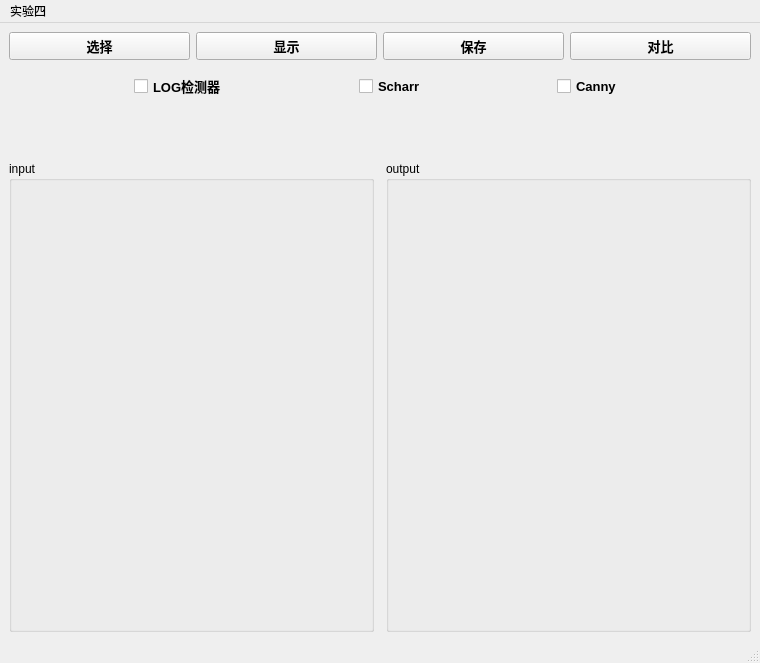
<?xml version="1.0" encoding="UTF-8"?>
<ui version="4.0">
 <class>MainWindow</class>
 <widget class="QMainWindow" name="MainWindow">
  <property name="geometry">
   <rect>
    <x>0</x>
    <y>0</y>
    <width>760</width>
    <height>663</height>
   </rect>
  </property>
  <property name="minimumSize">
   <size>
    <width>0</width>
    <height>3</height>
   </size>
  </property>
  <property name="windowTitle">
   <string>MainWindow</string>
  </property>
  <widget class="QWidget" name="centralwidget">
   <layout class="QHBoxLayout" name="horizontalLayout_4">
    <item>
     <layout class="QVBoxLayout" name="verticalLayout_4">
      <item>
       <layout class="QVBoxLayout" name="verticalLayout">
        <item>
         <layout class="QHBoxLayout" name="horizontalLayout_3">
          <item>
           <widget class="QPushButton" name="select">
            <property name="minimumSize">
             <size>
              <width>0</width>
              <height>0</height>
             </size>
            </property>
            <property name="font">
             <font>
              <pointsize>10</pointsize>
              <weight>75</weight>
              <bold>true</bold>
             </font>
            </property>
            <property name="text">
             <string>选择</string>
            </property>
           </widget>
          </item>
          <item>
           <widget class="QPushButton" name="show1">
            <property name="minimumSize">
             <size>
              <width>0</width>
              <height>0</height>
             </size>
            </property>
            <property name="font">
             <font>
              <pointsize>10</pointsize>
              <weight>75</weight>
              <bold>true</bold>
             </font>
            </property>
            <property name="text">
             <string>显示</string>
            </property>
           </widget>
          </item>
          <item>
           <widget class="QPushButton" name="save">
            <property name="minimumSize">
             <size>
              <width>0</width>
              <height>0</height>
             </size>
            </property>
            <property name="font">
             <font>
              <pointsize>10</pointsize>
              <weight>75</weight>
              <bold>true</bold>
             </font>
            </property>
            <property name="text">
             <string>保存</string>
            </property>
           </widget>
          </item>
          <item>
           <widget class="QPushButton" name="show_all">
            <property name="minimumSize">
             <size>
              <width>0</width>
              <height>0</height>
             </size>
            </property>
            <property name="font">
             <font>
              <pointsize>10</pointsize>
              <weight>75</weight>
              <bold>true</bold>
             </font>
            </property>
            <property name="text">
             <string>对比</string>
            </property>
           </widget>
          </item>
         </layout>
        </item>
        <item>
         <layout class="QHBoxLayout" name="horizontalLayout">
          <item>
           <widget class="QCheckBox" name="is_log">
            <property name="sizePolicy">
             <sizepolicy hsizetype="Fixed" vsizetype="Fixed">
              <horstretch>0</horstretch>
              <verstretch>0</verstretch>
             </sizepolicy>
            </property>
            <property name="minimumSize">
             <size>
              <width>40</width>
              <height>40</height>
             </size>
            </property>
            <property name="font">
             <font>
              <pointsize>10</pointsize>
              <weight>75</weight>
              <bold>true</bold>
             </font>
            </property>
            <property name="text">
             <string>LOG检测器</string>
            </property>
           </widget>
          </item>
          <item>
           <widget class="QCheckBox" name="is_scharr">
            <property name="sizePolicy">
             <sizepolicy hsizetype="Fixed" vsizetype="Fixed">
              <horstretch>0</horstretch>
              <verstretch>0</verstretch>
             </sizepolicy>
            </property>
            <property name="minimumSize">
             <size>
              <width>40</width>
              <height>40</height>
             </size>
            </property>
            <property name="font">
             <font>
              <pointsize>10</pointsize>
              <weight>75</weight>
              <bold>true</bold>
             </font>
            </property>
            <property name="text">
             <string>Scharr</string>
            </property>
           </widget>
          </item>
          <item>
           <widget class="QCheckBox" name="is_canny">
            <property name="sizePolicy">
             <sizepolicy hsizetype="Fixed" vsizetype="Fixed">
              <horstretch>0</horstretch>
              <verstretch>0</verstretch>
             </sizepolicy>
            </property>
            <property name="minimumSize">
             <size>
              <width>40</width>
              <height>40</height>
             </size>
            </property>
            <property name="font">
             <font>
              <pointsize>10</pointsize>
              <weight>75</weight>
              <bold>true</bold>
             </font>
            </property>
            <property name="text">
             <string>Canny</string>
            </property>
           </widget>
          </item>
         </layout>
        </item>
       </layout>
      </item>
      <item>
       <spacer name="verticalSpacer">
        <property name="orientation">
         <enum>Qt::Vertical</enum>
        </property>
        <property name="sizeType">
         <enum>QSizePolicy::Fixed</enum>
        </property>
        <property name="sizeHint" stdset="0">
         <size>
          <width>20</width>
          <height>40</height>
         </size>
        </property>
       </spacer>
      </item>
      <item>
       <layout class="QHBoxLayout" name="horizontalLayout_2" stretch="0,0">
        <property name="spacing">
         <number>12</number>
        </property>
        <property name="sizeConstraint">
         <enum>QLayout::SetNoConstraint</enum>
        </property>
        <property name="topMargin">
         <number>9</number>
        </property>
        <item>
         <widget class="QGroupBox" name="inuput">
          <property name="sizePolicy">
           <sizepolicy hsizetype="Preferred" vsizetype="Preferred">
            <horstretch>0</horstretch>
            <verstretch>0</verstretch>
           </sizepolicy>
          </property>
          <property name="title">
           <string>input</string>
          </property>
          <property name="flat">
           <bool>false</bool>
          </property>
          <layout class="QVBoxLayout" name="verticalLayout_2">
           <item>
            <widget class="QLabel" name="input_label">
             <property name="text">
              <string/>
             </property>
            </widget>
           </item>
          </layout>
         </widget>
        </item>
        <item>
         <widget class="QGroupBox" name="output">
          <property name="title">
           <string>output</string>
          </property>
          <layout class="QVBoxLayout" name="verticalLayout_3">
           <item>
            <widget class="QLabel" name="output_label">
             <property name="text">
              <string/>
             </property>
            </widget>
           </item>
          </layout>
         </widget>
        </item>
       </layout>
      </item>
     </layout>
    </item>
   </layout>
  </widget>
  <widget class="QMenuBar" name="menubar">
   <property name="geometry">
    <rect>
     <x>0</x>
     <y>0</y>
     <width>760</width>
     <height>23</height>
    </rect>
   </property>
   <widget class="QMenu" name="menu">
    <property name="title">
     <string>实验四</string>
    </property>
   </widget>
   <addaction name="menu"/>
  </widget>
  <widget class="QStatusBar" name="statusbar"/>
 </widget>
 <resources/>
 <connections/>
</ui>
